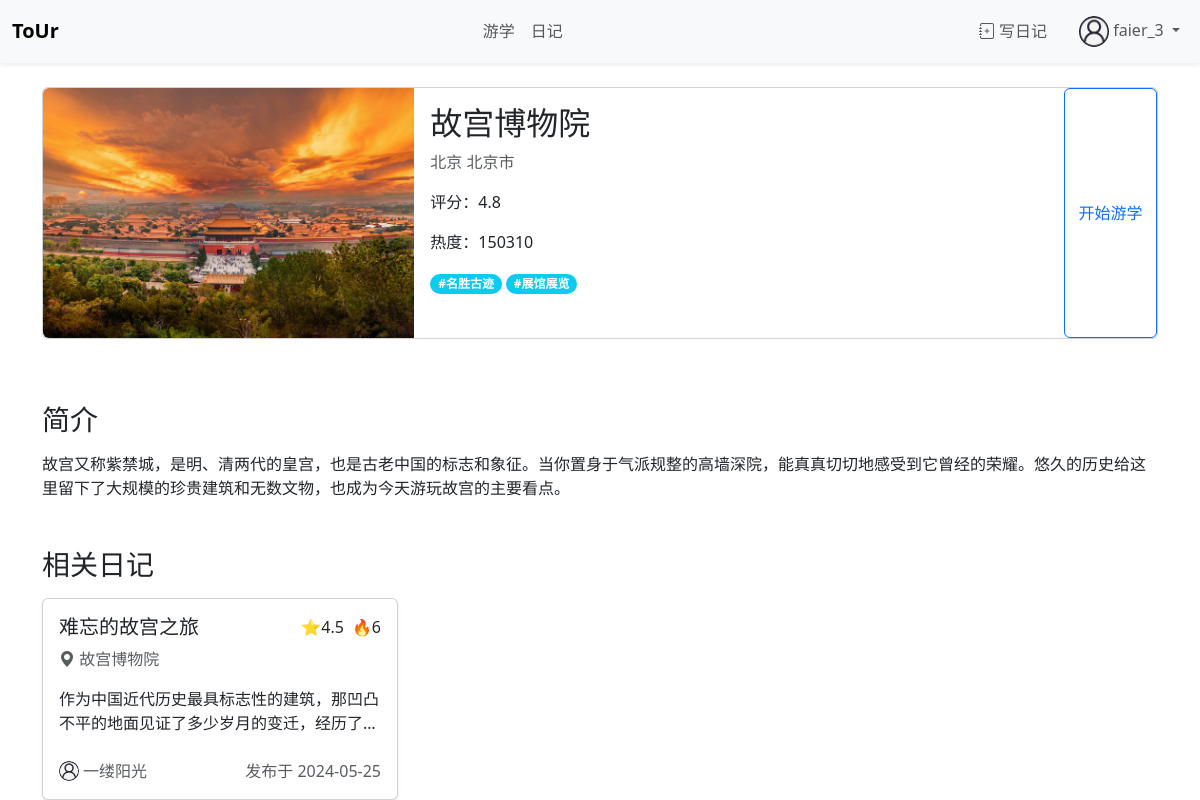
/travel/8/ (signed in), run on the app's committed database.
### account/models.py (models this page shows, shortened)
class CustomUser(AbstractUser):
    interests = models.ManyToManyField(Category)
    avatar = models.ImageField(upload_to=user_avatar_path, blank=True, null=True)

### travel/models.py (models this page shows, shortened)
class Destination(models.Model):
    name = models.CharField(max_length=50, unique=True)
    type = models.CharField(max_length=1, choices={('s', '景区'), ('u','学校')}, default='s')
    province = models.CharField(max_length=15)
    city = models.CharField(max_length=15)
    description = models.TextField(blank=True)
    image = models.ImageField(upload_to=dest_pic_path, blank=True, null=True)
    popularity = models.IntegerField(default=0, blank=True)
    rating = models.DecimalField(max_digits=2, decimal_places=1, default=0, blank=True, validators=[
            MinValueValidator(0, message="Rating must be at least 0"),
            MaxValueValidator(5, message="Rating cannot be greater than 5"),
        ])
    tags = models.ManyToManyField(Category)
    mapjson = models.TextField(default='{}', help_text="请粘贴地图的json文字") # 存储地图的json文件

class Category(models.Model):
    name = models.CharField(max_length=10, unique=True)
    def __str__(self):
        return self.name

### diary/models.py (models this page shows, shortened)
class Diary(models.Model):
    author = models.ForeignKey(User, on_delete=models.SET_NULL, null=True)
    pub_time = models.DateTimeField(default=timezone.now, blank=True)
    title = models.CharField(max_length=100)
    content = models.TextField()
    popularity = models.IntegerField(default=0, blank=True)
    rating = models.DecimalField(max_digits=2, decimal_places=1, default=0, blank=True, validators=[
            MinValueValidator(0, message="Rating must be at least 0"),
            MaxValueValidator(5, message="Rating cannot be greater than 5"),
        ])
    location = models.ForeignKey(Destination, on_delete=models.PROTECT)

### travel/views.py (the view)
# urls.py: path('<int:dest_id>/', views.detail, name='detail'),
def detail(request, dest_id):
    dest = get_object_or_404(Destination, pk=dest_id)
    related_diaries = Diary.objects.filter(location=dest).order_by('-rating')
    context = {
        'dest': dest,
        'related_diaries': related_diaries,
    }
    return render(request, 'travel/detail.html', context)

### template/travel/detail.html (shortened to what this page needs)
{% extends 'base.html' %}
{% block mainbody %}
<div class="container mt-4">
    <div class="row">
        <div class="col-md-12">
            <div class="card mb-3 ">
                <div class="row g-0 h-100">
                    <div class="col-md-4 overflow-hidden" style="height: 250px">
                        {% if dest.image %}
                        <img src="{{ dest.image.url }}" class="img-fluid rounded-start h-100 w-100 object-fit-cover " alt="{{ dest.name }}">
                        {% else %}
                        <img src="https://moreishmarketing.com/app/uploads/2020/09/img_placeholder_1024x768.jpg" class="img-fluid rounded-start" alt="默认图片">
                        {% endif %}
                    </div>
                    <div class="col-md-7">
                        <div class="card-body h-100">
                            <h2 class="card-title">{{ dest.name }}</h2>
                            <p class="card-text text-muted">{{ dest.province }} {{ dest.city }}</p>
                            <div class="">
                                <p>评分：{{ dest.rating }}</p>
                                <p>热度：{{ dest.popularity }}</p>
                            </div>
                            <div class="mt-auto ">
                                {% for tag in dest.tags.all %}
                                <span class="badge bg-info rounded-pill">#{{tag}}</span>
                                {% endfor %}
                            </div>
                        </div>
                    </div>
                    <a href="{% url 'travel:map' dest_id=dest.id %}" class="btn btn-outline-primary  col-md-1 d-flex align-items-center justify-content-center">
                        <span>开始游学</span>
                    </a>
                </div>
            </div>
        </div>
    </div>
    <h3 class="mt-5 mb-3">简介</h3>
    <p class="card-text">{{ dest.description }}</p>
    <h3 class="mb-3 mt-5 ">相关日记</h3>
    <div class="row row-cols-1 row-cols-md-2 row-cols-lg-3 g-4">
        {% if related_diaries %}
        {% for diary in related_diaries %}
            {% include 'diary/diary_card.html' with diary=diary %}
        {% endfor %}
        {% else %}
        <p class="card-text">暂无相关日记</p>
        {% endif %}
    </div>
</div>
{% endblock %}

### template/base.html (shortened to what this page needs)
{% load static %}
<!DOCTYPE html>
<html lang="zh-CN">
<head>
    <link href="https://cdn.jsdelivr.net/npm/bootstrap@5.3.3/dist/css/bootstrap.min.css" rel="stylesheet">
    <link href="https://cdn.jsdelivr.net/npm/bootstrap-icons/font/bootstrap-icons.css" rel="stylesheet">
    <link rel="stylesheet" href="{% static 'css/my_style.css' %}">
</head>
<body>
  <nav class="navbar navbar-expand navbar-light bg-light shadow-sm sticky-top " style="z-index: 10;">
    <div class="container-fluid">
      <a class="navbar-brand fw-bold" href="{% url 'travel:index' %}">ToUr</a>
      <ul class="navbar-nav mx-auto">
        <li class="nav-item">
          <a class="nav-link" href="/travel/">游学</a>
        </li>
        <li class="nav-item">
          <a class="nav-link" href="/diary/">日记</a>
        </li>
      </ul>
      <ul class="navbar-nav">
        <li class="nav-item">
          <a class="nav-link" href="#" data-bs-toggle="modal" data-bs-target="#addDiaryModal">
            <i class="bi bi-journal-plus"></i> 写日记
          </a>
        </li>
      </ul>
      <ul class="navbar-nav ms-3">
        {% if user.is_authenticated %}
        <li class="nav-item dropdown">
          <a class="nav-link dropdown-toggle" href="#" id="navbarDropdownMenuLink" role="button" data-bs-toggle="dropdown" aria-expanded="false">
            {% include 'user_avatar.html' with size=30 user=user %}
            <span>{{ user.username }}</span>
          </a>
        </li>
        {% else %}
        <a href="{% url 'account:login' %}" class="text-primary text-decoration-none">登录</a>
        {% endif %}
      </ul>
    </div>
  </nav>
  {% block mainbody %}{% endblock %}
  </body>
</html>

### template/user_avatar.html
{% load static %}
<img src="
        {% if user.avatar%}
        {{ user.avatar.url }}
        {% else %}
        {% static 'img/default_avatar.jpg' %}
        {% endif %}
        " alt="用户头像" style="width: {{ size }}px; height: {{ size }}; border-radius: 50%; ">

### template/diary/diary_card.html (shortened to what this page needs)
<div class="col">
  <a href="{% url 'diary:detail' diary.pk %}" style="color: inherit; text-decoration: none;">
    <div class="card h-100 mb-0 shadow-sm ">
      <div class="card-body d-flex flex-column ">
        <div class="d-flex justify-content-between mb-2">
          <h5 class="card-title mb-0 text-truncate" title="{{ diary.title }}">{{ diary.title }}</h5>
          <span class="ms-auto ">⭐{{ diary.rating }}</span>
          <span class="full-width ms-2">🔥{{ diary.popularity }}</span>
        </div>
        <div class="mb-3">
          <i class="bi bi-geo-alt-fill text-muted"></i>
          <span class="card-text text-muted">{{ diary.location.name}}</span>
        </div>
        <span class="card-text truncate-lines mb-4 ">{{ diary.content }}</span>
        <div class="d-flex align-items-center mt-auto ">
          {% include 'user_avatar.html' with size=20 user=diary.author %}
          <span class="card-text text-muted ms-1 text-truncate ">{{ diary.author.username }}</span>
          <span class="card-text text-muted ms-auto full-width">发布于 {{ diary.pub_time | date:"Y-m-d"}}</span>
        </div>
      </div>
    </div>
  </a>
</div>

### static/css/my_style.css (style rules this page uses)
.full-width { min-width: fit-content; }
.truncate-lines { display: -webkit-box; overflow: hidden; -webkit-line-clamp: 2; -webkit-box-orient: vertical; }

### data on the page
CustomUser: username "faier_3"
Destination: image (picture), name "故宫博物院", province "北京", city "北京市", rating "4.8", popularity "150310", description "故宫又称紫禁城，是明、清两代的皇宫，也是古老中国的标志和象征。当你置身于气派规整的高墙深院，能真真切切地感受到它曾经的荣耀。悠久的历史给这里留下了大规模的珍贵建筑和无数文物，也成为今天游玩故宫的主要看点。"
Category: name "名胜古迹"
Category: name "展馆展览"
Diary: title "难忘的故宫之旅", rating "4.5", popularity "6", location.name "故宫博物院", author.username "一缕阳光", pub_time "2024-05-25"
